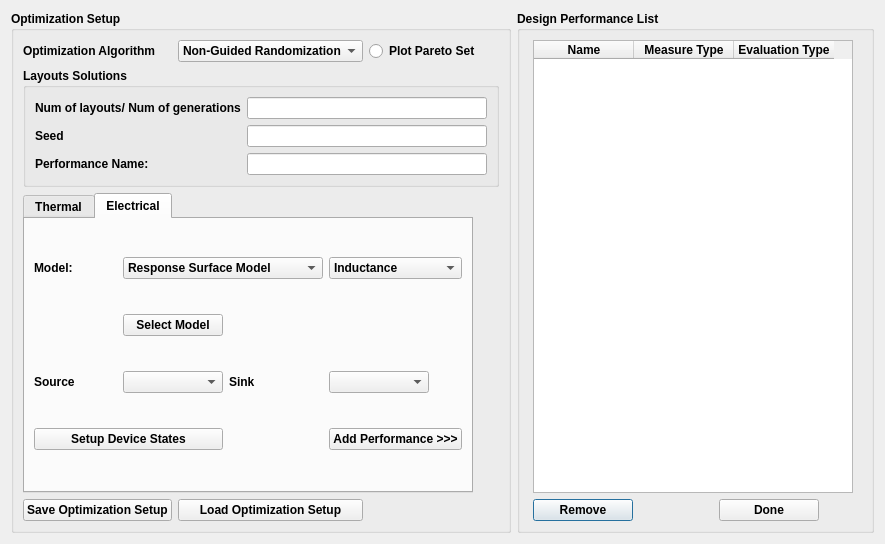
<?xml version="1.0" encoding="UTF-8"?>
<ui version="4.0">
 <class>ET_Evaluation_Dialog</class>
 <widget class="QDialog" name="ET_Evaluation_Dialog">
  <property name="geometry">
   <rect>
    <x>0</x>
    <y>0</y>
    <width>885</width>
    <height>523</height>
   </rect>
  </property>
  <property name="windowTitle">
   <string>Layout Evaluation</string>
  </property>
  <layout class="QGridLayout" name="gridLayout_5">
   <item row="0" column="1">
    <widget class="QGroupBox" name="groupBox">
     <property name="minimumSize">
      <size>
       <width>350</width>
       <height>0</height>
      </size>
     </property>
     <property name="font">
      <font>
       <weight>75</weight>
       <bold>true</bold>
      </font>
     </property>
     <property name="title">
      <string>Design Performance List</string>
     </property>
     <layout class="QGridLayout" name="gridLayout_6">
      <item row="0" column="0" colspan="2">
       <widget class="QTableWidget" name="tbl_perf_list">
        <property name="minimumSize">
         <size>
          <width>320</width>
          <height>0</height>
         </size>
        </property>
        <property name="maximumSize">
         <size>
          <width>300</width>
          <height>500</height>
         </size>
        </property>
        <column>
         <property name="text">
          <string>Name</string>
         </property>
        </column>
        <column>
         <property name="text">
          <string>Measure Type</string>
         </property>
        </column>
        <column>
         <property name="text">
          <string>Evaluation Type</string>
         </property>
        </column>
       </widget>
      </item>
      <item row="1" column="0">
       <widget class="QPushButton" name="btn_remove">
        <property name="maximumSize">
         <size>
          <width>100</width>
          <height>16777215</height>
         </size>
        </property>
        <property name="text">
         <string>Remove</string>
        </property>
       </widget>
      </item>
      <item row="1" column="1">
       <widget class="QPushButton" name="btn_done">
        <property name="maximumSize">
         <size>
          <width>100</width>
          <height>16777215</height>
         </size>
        </property>
        <property name="text">
         <string>Done</string>
        </property>
       </widget>
      </item>
     </layout>
    </widget>
   </item>
   <item row="0" column="0">
    <widget class="QGroupBox" name="groupBox_2">
     <property name="minimumSize">
      <size>
       <width>500</width>
       <height>0</height>
      </size>
     </property>
     <property name="maximumSize">
      <size>
       <width>500</width>
       <height>16777215</height>
      </size>
     </property>
     <property name="font">
      <font>
       <weight>75</weight>
       <bold>true</bold>
      </font>
     </property>
     <property name="title">
      <string>Optimization Setup</string>
     </property>
     <layout class="QGridLayout" name="gridLayout_4">
      <item row="0" column="0">
       <widget class="QLabel" name="label_opt_algo">
        <property name="text">
         <string>Optimization Algorithm</string>
        </property>
       </widget>
      </item>
      <item row="0" column="1">
       <widget class="QComboBox" name="cmb_opt_algo">
        <item>
         <property name="text">
          <string>Non-Guided Randomization</string>
         </property>
        </item>
        <item>
         <property name="text">
          <string>NSGAII</string>
         </property>
        </item>
       </widget>
      </item>
      <item row="0" column="2">
       <widget class="QRadioButton" name="rb_plot_pareto">
        <property name="text">
         <string>Plot Pareto Set</string>
        </property>
       </widget>
      </item>
      <item row="1" column="0" colspan="3">
       <widget class="QGroupBox" name="groupBox_3">
        <property name="maximumSize">
         <size>
          <width>16777215</width>
          <height>150</height>
         </size>
        </property>
        <property name="title">
         <string>Layouts Solutions</string>
        </property>
        <layout class="QGridLayout" name="gridLayout">
         <item row="0" column="0">
          <widget class="QLabel" name="lbl_num_layouts">
           <property name="maximumSize">
            <size>
             <width>250</width>
             <height>100</height>
            </size>
           </property>
           <property name="text">
            <string>Num of layouts/ Num of generations</string>
           </property>
          </widget>
         </item>
         <item row="0" column="1">
          <widget class="QLineEdit" name="txt_num_layouts"/>
         </item>
         <item row="1" column="0">
          <widget class="QLabel" name="label">
           <property name="text">
            <string>Seed</string>
           </property>
          </widget>
         </item>
         <item row="1" column="1">
          <widget class="QLineEdit" name="txt_seed"/>
         </item>
         <item row="2" column="0">
          <widget class="QLabel" name="label_2">
           <property name="text">
            <string>Performance Name:</string>
           </property>
          </widget>
         </item>
         <item row="2" column="1">
          <widget class="QLineEdit" name="txt_perfname">
           <property name="maximumSize">
            <size>
             <width>300</width>
             <height>16777215</height>
            </size>
           </property>
          </widget>
         </item>
        </layout>
        <zorder>txt_num_layouts</zorder>
        <zorder>lbl_num_layouts</zorder>
        <zorder>label</zorder>
        <zorder>txt_seed</zorder>
        <zorder>label_2</zorder>
        <zorder>txt_perfname</zorder>
       </widget>
      </item>
      <item row="2" column="0" colspan="3">
       <widget class="QTabWidget" name="Tab_model_select">
        <property name="enabled">
         <bool>true</bool>
        </property>
        <property name="minimumSize">
         <size>
          <width>450</width>
          <height>300</height>
         </size>
        </property>
        <property name="maximumSize">
         <size>
          <width>450</width>
          <height>300</height>
         </size>
        </property>
        <property name="font">
         <font>
          <weight>75</weight>
          <bold>true</bold>
         </font>
        </property>
        <property name="currentIndex">
         <number>1</number>
        </property>
        <widget class="QWidget" name="Thermal">
         <attribute name="title">
          <string>Thermal</string>
         </attribute>
         <layout class="QGridLayout" name="gridLayout_2">
          <item row="0" column="2">
           <widget class="QComboBox" name="cmb_thermal_type">
            <item>
             <property name="text">
              <string>Maximum</string>
             </property>
            </item>
            <item>
             <property name="text">
              <string>Average</string>
             </property>
            </item>
            <item>
             <property name="text">
              <string>Std Deviation</string>
             </property>
            </item>
           </widget>
          </item>
          <item row="1" column="0" colspan="3">
           <widget class="QTableWidget" name="tbl_thermal_data">
            <property name="minimumSize">
             <size>
              <width>300</width>
              <height>0</height>
             </size>
            </property>
            <property name="maximumSize">
             <size>
              <width>16777215</width>
              <height>16777215</height>
             </size>
            </property>
            <column>
             <property name="text">
              <string>Device Name</string>
             </property>
            </column>
            <column>
             <property name="text">
              <string>Power Dissipation</string>
             </property>
            </column>
            <column>
             <property name="text">
              <string>Select</string>
             </property>
            </column>
           </widget>
          </item>
          <item row="0" column="0">
           <widget class="QLabel" name="lbl_thermal_mdl">
            <property name="maximumSize">
             <size>
              <width>50</width>
              <height>16777215</height>
             </size>
            </property>
            <property name="text">
             <string>Model:</string>
            </property>
           </widget>
          </item>
          <item row="2" column="0" colspan="3">
           <widget class="QPushButton" name="btn_thermal_perf">
            <property name="text">
             <string>Add Performance &gt;&gt;&gt;</string>
            </property>
           </widget>
          </item>
          <item row="0" column="1">
           <widget class="QComboBox" name="cmb_thermal_mdl">
            <item>
             <property name="text">
              <string>Fast Approximation with FEM</string>
             </property>
            </item>
            <item>
             <property name="text">
              <string>Analytical Rectangular Flux</string>
             </property>
            </item>
           </widget>
          </item>
         </layout>
        </widget>
        <widget class="QWidget" name="Electrical">
         <attribute name="title">
          <string>Electrical</string>
         </attribute>
         <layout class="QGridLayout" name="gridLayout_3">
          <item row="0" column="1" colspan="2">
           <widget class="QComboBox" name="cmb_electrical_mdl">
            <property name="minimumSize">
             <size>
              <width>200</width>
              <height>0</height>
             </size>
            </property>
            <item>
             <property name="text">
              <string>Response Surface Model</string>
             </property>
            </item>
            <item>
             <property name="text">
              <string>Microstrip Equations</string>
             </property>
            </item>
           </widget>
          </item>
          <item row="0" column="0">
           <widget class="QLabel" name="lbl_electrical_mdl">
            <property name="text">
             <string>Model:</string>
            </property>
           </widget>
          </item>
          <item row="5" column="0">
           <widget class="QLabel" name="label_3">
            <property name="text">
             <string>Source</string>
            </property>
           </widget>
          </item>
          <item row="1" column="1">
           <widget class="QPushButton" name="btn_select_mdl">
            <property name="text">
             <string>Select Model</string>
            </property>
           </widget>
          </item>
          <item row="0" column="4">
           <widget class="QComboBox" name="cmb_electrical_type">
            <item>
             <property name="text">
              <string>Inductance</string>
             </property>
            </item>
            <item>
             <property name="text">
              <string>Resistance</string>
             </property>
            </item>
            <item>
             <property name="text">
              <string>Capacitance</string>
             </property>
            </item>
           </widget>
          </item>
          <item row="5" column="4">
           <widget class="QComboBox" name="cmb_sink_select">
            <property name="minimumSize">
             <size>
              <width>100</width>
              <height>0</height>
             </size>
            </property>
            <property name="maximumSize">
             <size>
              <width>50</width>
              <height>16777215</height>
             </size>
            </property>
           </widget>
          </item>
          <item row="5" column="1">
           <widget class="QComboBox" name="cmb_src_select">
            <property name="minimumSize">
             <size>
              <width>100</width>
              <height>0</height>
             </size>
            </property>
            <property name="maximumSize">
             <size>
              <width>50</width>
              <height>16777215</height>
             </size>
            </property>
           </widget>
          </item>
          <item row="5" column="2">
           <widget class="QLabel" name="label_4">
            <property name="text">
             <string>Sink</string>
            </property>
           </widget>
          </item>
          <item row="6" column="4">
           <widget class="QPushButton" name="btn_add_elec_perf">
            <property name="text">
             <string>Add Performance &gt;&gt;&gt;</string>
            </property>
           </widget>
          </item>
          <item row="6" column="0" colspan="2">
           <widget class="QPushButton" name="btn_dv_states">
            <property name="text">
             <string>Setup Device States</string>
            </property>
           </widget>
          </item>
         </layout>
        </widget>
       </widget>
      </item>
      <item row="3" column="0">
       <widget class="QPushButton" name="btn_save_setup">
        <property name="text">
         <string>Save Optimization Setup</string>
        </property>
       </widget>
      </item>
      <item row="3" column="1">
       <widget class="QPushButton" name="btn_load_setup">
        <property name="text">
         <string>Load Optimization Setup</string>
        </property>
       </widget>
      </item>
     </layout>
    </widget>
   </item>
  </layout>
 </widget>
 <resources/>
 <connections/>
</ui>
